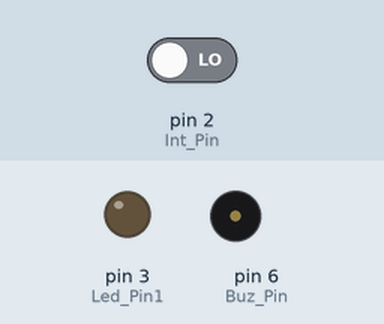
This sketch was run on a simulated Arduino Uno, built with avr-gcc and run on an emulated ATmega328P. Shown: output pins drawn as LEDs (lit = HIGH), buzzer (waves = sounding). The inputs (shaded band) are chosen by the test bench; at power-on: pin 2 (Int_Pin) LOW.

Above: at 3.2 s.
3.3 s: pin 2 (Int_Pin) driven HIGH
At 4.5 s:
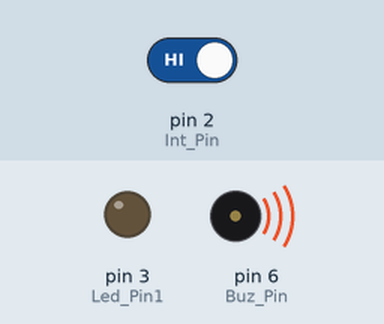
25.3 s: pin 2 (Int_Pin) driven LOW
At 32.8 s:
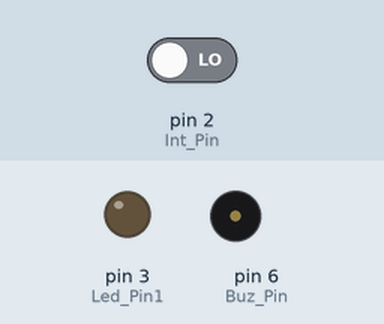
Timing chart, 0 to 34.3 s (numbered marks = the images above; inputs shaded):
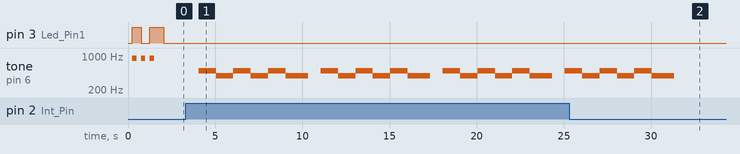

Measured:
- after the input at 3.3 s, tone on pin 6 (Buz_Pin): silent → 493 Hz after 0.75 s, then repeats every 7.0 s: 2 × (392 Hz 1.0 s, 493 Hz 1.0 s), 392 Hz 1.3 s, silent 0.73 s, 493 Hz 1.0 s
- after the input at 25.3 s, tone on pin 6 (Buz_Pin): goes on until 31.3 s, then stays silent

The sketch:

spd_arduino_05_0021.ino
```cpp
int Led_Pin1 = 3;
int Led_Pin2 = 12;
int Buz_Pin = 6;
int Int_Pin = 2;
int inputValue = 0;

void setup()
{
  pinMode(Led_Pin1, OUTPUT);
  pinMode(Buz_Pin, OUTPUT);
  pinMode(Int_Pin, INPUT);
  delay(250);
  digitalWrite(Led_Pin1, 1);
  tone(Buz_Pin, 900, 250);
  delay(500);
  digitalWrite(Led_Pin1, 0);
  tone(Buz_Pin, 900, 250);
  delay(500);
  digitalWrite(Led_Pin1, 1);
  tone(Buz_Pin, 900, 250);
  delay(800);
  digitalWrite(Led_Pin1, 0);
}

void loop()
{
  inputValue = digitalRead(Int_Pin);
  if (inputValue == HIGH)
  {
    for (int x=1; x<=3; x += 1){
      tone(Buz_Pin, 493, 1014);
      digitalWrite(Led_Pin2, 0);
      delay(1000);
      tone(Buz_Pin, 392, 1275);
      digitalWrite(Led_Pin2, 1);
      delay(1000);
    }
  }
  else
  {
    noTone(Buz_Pin);
  }
  delay(1000);
  digitalWrite(Led_Pin2, 1);
  digitalWrite(Led_Pin1, 0);
}
```
